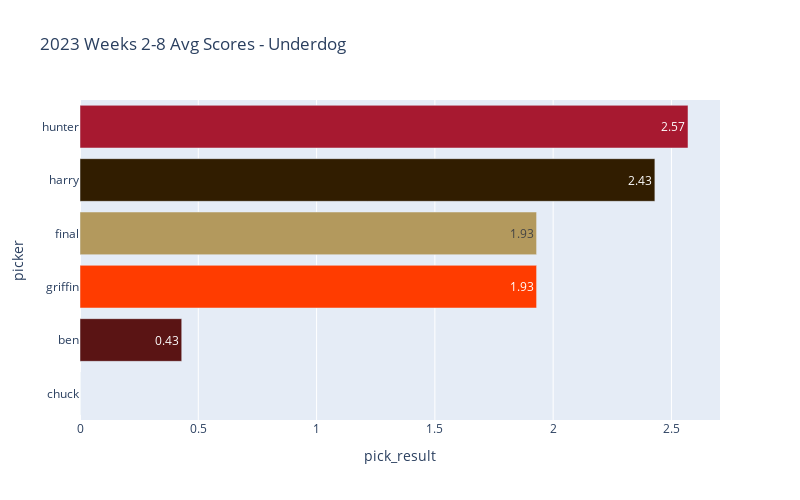

Source (notebook cell):
### Code cell
homers.plot_scores(season_df, 'underdog_pick', agg_sum=False)
homers.plot_scores(df, 'underdog_pick', agg_sum=False)

### Figure 1 — Plotly figure (JSON) as saved in the notebook; plotly's stock layout.template omitted (floating-point values rounded to 4 significant figures)
{"data": [{"alignmentgroup": "True", "hovertemplate": "picker=%{y}<br>pick_result=%{x}<extra></extra>", "legendgroup": "hunter", "marker": {"color": "#A71930", "pattern": {"shape": ""}}, "name": "hunter", "offsetgroup": "hunter", "orientation": "h", "showlegend": false, "textposition": "auto", "texttemplate": "%{x}", "type": "bar", "x": [2.57], "xaxis": "x", "y": ["hunter"], "yaxis": "y"}, {"alignmentgroup": "True", "hovertemplate": "picker=%{y}<br>pick_result=%{x}<extra></extra>", "legendgroup": "harry", "marker": {"color": "#311D00", "pattern": {"shape": ""}}, "name": "harry", "offsetgroup": "harry", "orientation": "h", "showlegend": false, "textposition": "auto", "texttemplate": "%{x}", "type": "bar", "x": [2.43], "xaxis": "x", "y": ["harry"], "yaxis": "y"}, {"alignmentgroup": "True", "hovertemplate": "picker=%{y}<br>pick_result=%{x}<extra></extra>", "legendgroup": "final", "marker": {"color": "#B3995D", "pattern": {"shape": ""}}, "name": "final", "offsetgroup": "final", "orientation": "h", "showlegend": false, "textposition": "auto", "texttemplate": "%{x}", "type": "bar", "x": [1.93], "xaxis": "x", "y": ["final"], "yaxis": "y"}, {"alignmentgroup": "True", "hovertemplate": "picker=%{y}<br>pick_result=%{x}<extra></extra>", "legendgroup": "griffin", "marker": {"color": "#FF3C00", "pattern": {"shape": ""}}, "name": "griffin", "offsetgroup": "griffin", "orientation": "h", "showlegend": false, "textposition": "auto", "texttemplate": "%{x}", "type": "bar", "x": [1.93], "xaxis": "x", "y": ["griffin"], "yaxis": "y"}, {"alignmentgroup": "True", "hovertemplate": "picker=%{y}<br>pick_result=%{x}<extra></extra>", "legendgroup": "ben", "marker": {"color": "#5A1414", "pattern": {"shape": ""}}, "name": "ben", "offsetgroup": "ben", "orientation": "h", "showlegend": false, "textposition": "auto", "texttemplate": "%{x}", "type": "bar", "x": [0.43], "xaxis": "x", "y": ["ben"], "yaxis": "y"}, {"alignmentgroup": "True", "hovertemplate": "picker=%{y}<br>pick_result=%{x}<extra></extra>", "legendgroup": "chuck", "marker": {"color": "#0B162A", "pattern": {"shape": ""}}, "name": "chuck", "offsetgroup": "chuck", "orientation": "h", "showlegend": false, "textposition": "auto", "texttemplate": "%{x}", "type": "bar", "x": [0], "xaxis": "x", "y": ["chuck"], "yaxis": "y"}], "layout": {"barmode": "relative", "height": 500, "legend": {"title": {"text": "picker"}, "tracegroupgap": 0}, "title": {"text": "2023 Weeks 2-8 Avg Scores - Underdog"}, "width": 800, "xaxis": {"anchor": "y", "domain": [0, 1], "title": {"text": "pick_result"}}, "yaxis": {"anchor": "x", "categoryarray": ["chuck", "ben", "griffin", "final", "harry", "hunter"], "categoryorder": "array", "domain": [0, 1], "title": {"text": "picker"}}}}
